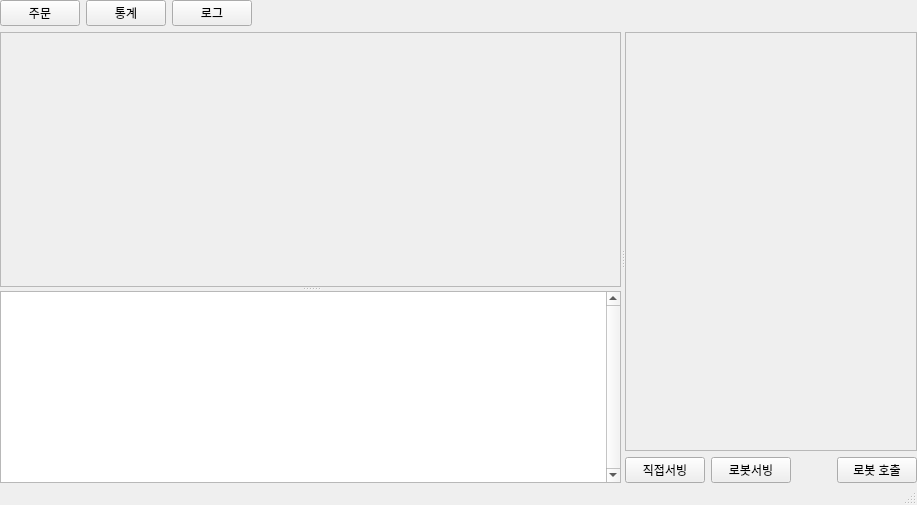
<?xml version="1.0" encoding="UTF-8"?>
<ui version="4.0">
 <class>MainWindow</class>
 <widget class="QMainWindow" name="MainWindow">
  <property name="geometry">
   <rect>
    <x>0</x>
    <y>0</y>
    <width>917</width>
    <height>505</height>
   </rect>
  </property>
  <property name="windowTitle">
   <string>MainWindow</string>
  </property>
  <widget class="QWidget" name="centralwidget">
   <layout class="QVBoxLayout" name="verticalLayout_2">
    <property name="leftMargin">
     <number>0</number>
    </property>
    <property name="topMargin">
     <number>0</number>
    </property>
    <property name="rightMargin">
     <number>0</number>
    </property>
    <property name="bottomMargin">
     <number>0</number>
    </property>
    <item>
     <widget class="QWidget" name="page_menu" native="true">
      <layout class="QHBoxLayout" name="horizontalLayout_2">
       <property name="leftMargin">
        <number>0</number>
       </property>
       <property name="topMargin">
        <number>0</number>
       </property>
       <property name="rightMargin">
        <number>0</number>
       </property>
       <property name="bottomMargin">
        <number>0</number>
       </property>
       <item>
        <layout class="QHBoxLayout" name="page_btn_layout">
         <item>
          <widget class="QPushButton" name="order_page_btn">
           <property name="text">
            <string>주문</string>
           </property>
          </widget>
         </item>
         <item>
          <widget class="QPushButton" name="chart_page_btn">
           <property name="text">
            <string>통계</string>
           </property>
          </widget>
         </item>
         <item>
          <widget class="QPushButton" name="log_page_btn">
           <property name="text">
            <string>로그</string>
           </property>
          </widget>
         </item>
        </layout>
       </item>
       <item>
        <spacer name="horizontalSpacer">
         <property name="orientation">
          <enum>Qt::Horizontal</enum>
         </property>
         <property name="sizeHint" stdset="0">
          <size>
           <width>614</width>
           <height>20</height>
          </size>
         </property>
        </spacer>
       </item>
      </layout>
     </widget>
    </item>
    <item>
     <widget class="QWidget" name="view" native="true">
      <layout class="QVBoxLayout" name="verticalLayout">
       <property name="leftMargin">
        <number>0</number>
       </property>
       <property name="topMargin">
        <number>0</number>
       </property>
       <property name="rightMargin">
        <number>0</number>
       </property>
       <property name="bottomMargin">
        <number>0</number>
       </property>
       <item>
        <widget class="QStackedWidget" name="stackedWidget">
         <widget class="QWidget" name="order_page">
          <layout class="QGridLayout" name="gridLayout">
           <property name="leftMargin">
            <number>0</number>
           </property>
           <property name="topMargin">
            <number>0</number>
           </property>
           <property name="rightMargin">
            <number>0</number>
           </property>
           <property name="bottomMargin">
            <number>0</number>
           </property>
           <item row="0" column="0">
            <widget class="QSplitter" name="splitter">
             <property name="orientation">
              <enum>Qt::Horizontal</enum>
             </property>
             <property name="childrenCollapsible">
              <bool>false</bool>
             </property>
             <widget class="QWidget" name="left_split" native="true">
              <property name="sizePolicy">
               <sizepolicy hsizetype="Preferred" vsizetype="Preferred">
                <horstretch>1</horstretch>
                <verstretch>0</verstretch>
               </sizepolicy>
              </property>
              <property name="styleSheet">
               <string notr="true"/>
              </property>
              <layout class="QGridLayout" name="gridLayout_4">
               <item row="0" column="0">
                <widget class="QSplitter" name="splitter_2">
                 <property name="orientation">
                  <enum>Qt::Vertical</enum>
                 </property>
                 <property name="childrenCollapsible">
                  <bool>false</bool>
                 </property>
                 <widget class="QScrollArea" name="table_info">
                  <property name="sizePolicy">
                   <sizepolicy hsizetype="Expanding" vsizetype="Expanding">
                    <horstretch>0</horstretch>
                    <verstretch>1</verstretch>
                   </sizepolicy>
                  </property>
                  <property name="widgetResizable">
                   <bool>true</bool>
                  </property>
                  <widget class="QWidget" name="table_info_container">
                   <property name="geometry">
                    <rect>
                     <x>0</x>
                     <y>0</y>
                     <width>596</width>
                     <height>228</height>
                    </rect>
                   </property>
                   <layout class="QHBoxLayout" name="horizontalLayout">
                    <item>
                     <layout class="QGridLayout" name="table_info_layout"/>
                    </item>
                   </layout>
                  </widget>
                 </widget>
                 <widget class="QTextBrowser" name="order_page_log_browser">
                  <property name="sizePolicy">
                   <sizepolicy hsizetype="Expanding" vsizetype="Preferred">
                    <horstretch>0</horstretch>
                    <verstretch>0</verstretch>
                   </sizepolicy>
                  </property>
                  <property name="minimumSize">
                   <size>
                    <width>0</width>
                    <height>100</height>
                   </size>
                  </property>
                  <property name="verticalScrollBarPolicy">
                   <enum>Qt::ScrollBarAlwaysOn</enum>
                  </property>
                  <property name="html">
                   <string>&lt;!DOCTYPE HTML PUBLIC &quot;-//W3C//DTD HTML 4.0//EN&quot; &quot;http://www.w3.org/TR/REC-html40/strict.dtd&quot;&gt;
&lt;html&gt;&lt;head&gt;&lt;meta name=&quot;qrichtext&quot; content=&quot;1&quot; /&gt;&lt;style type=&quot;text/css&quot;&gt;
p, li { white-space: pre-wrap; }
&lt;/style&gt;&lt;/head&gt;&lt;body style=&quot; font-family:'Ubuntu'; font-size:11pt; font-weight:400; font-style:normal;&quot;&gt;
&lt;p style=&quot;-qt-paragraph-type:empty; margin-top:0px; margin-bottom:0px; margin-left:0px; margin-right:0px; -qt-block-indent:0; text-indent:0px;&quot;&gt;&lt;br /&gt;&lt;/p&gt;&lt;/body&gt;&lt;/html&gt;</string>
                  </property>
                 </widget>
                </widget>
               </item>
              </layout>
             </widget>
             <widget class="QWidget" name="right_split" native="true">
              <property name="sizePolicy">
               <sizepolicy hsizetype="Preferred" vsizetype="Preferred">
                <horstretch>0</horstretch>
                <verstretch>0</verstretch>
               </sizepolicy>
              </property>
              <property name="minimumSize">
               <size>
                <width>250</width>
                <height>0</height>
               </size>
              </property>
              <property name="styleSheet">
               <string notr="true"/>
              </property>
              <layout class="QVBoxLayout" name="verticalLayout_3">
               <item>
                <widget class="QScrollArea" name="order_tickets">
                 <property name="widgetResizable">
                  <bool>true</bool>
                 </property>
                 <widget class="QWidget" name="order_tickets_container">
                  <property name="geometry">
                   <rect>
                    <x>0</x>
                    <y>0</y>
                    <width>277</width>
                    <height>385</height>
                   </rect>
                  </property>
                  <layout class="QHBoxLayout" name="horizontalLayout_3">
                   <item>
                    <layout class="QVBoxLayout" name="order_tickets_layout"/>
                   </item>
                  </layout>
                 </widget>
                </widget>
               </item>
               <item>
                <layout class="QHBoxLayout" name="commands">
                 <item>
                  <widget class="QPushButton" name="serve_btn">
                   <property name="text">
                    <string>직접서빙</string>
                   </property>
                  </widget>
                 </item>
                 <item>
                  <widget class="QPushButton" name="robot_serve_btn">
                   <property name="text">
                    <string>로봇서빙</string>
                   </property>
                  </widget>
                 </item>
                 <item>
                  <spacer name="table_command_container">
                   <property name="orientation">
                    <enum>Qt::Horizontal</enum>
                   </property>
                   <property name="sizeHint" stdset="0">
                    <size>
                     <width>40</width>
                     <height>20</height>
                    </size>
                   </property>
                  </spacer>
                 </item>
                 <item>
                  <widget class="QPushButton" name="call_btn">
                   <property name="text">
                    <string>로봇 호출</string>
                   </property>
                  </widget>
                 </item>
                </layout>
               </item>
              </layout>
             </widget>
            </widget>
           </item>
          </layout>
         </widget>
         <widget class="QWidget" name="page_2"/>
        </widget>
       </item>
      </layout>
     </widget>
    </item>
   </layout>
  </widget>
  <widget class="QStatusBar" name="statusbar"/>
 </widget>
 <resources/>
 <connections/>
</ui>
